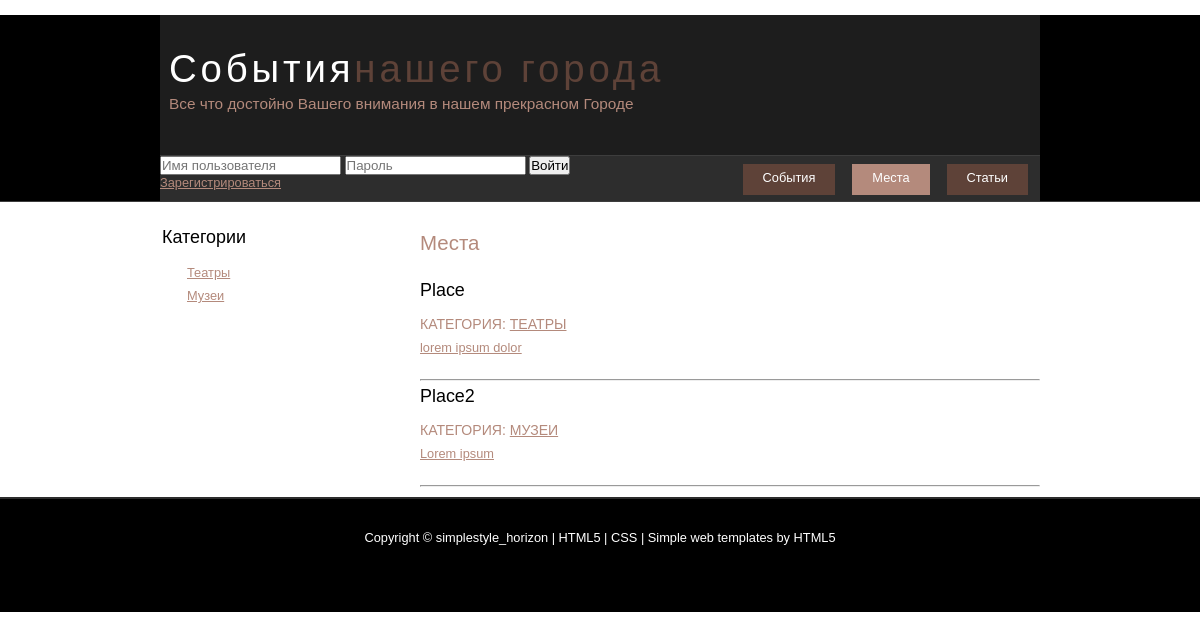
The page /places/ on the database its author committed.
### mainApp/models.py (models this page shows, shortened)
class CategoriesPlaces(models.Model):
    title = models.CharField(verbose_name='Название категории', max_length=50, unique=True)

class Place(models.Model):
    title = models.CharField(verbose_name='Название', max_length=255)
    content = models.TextField(verbose_name='Текст')
    adress = models.TextField(verbose_name='Адрес', max_length=255)
    site = models.ManyToManyField('Links', default=None, blank=True)
    email = models.ManyToManyField('Emails', default=None, blank=True)
    category = models.ManyToManyField('CategoriesPlaces', default=None, blank=True)

### mainApp/views.py (the view)
# urls.py: url(r'^places/$', places),
def places(request, cat_id=None):
    places_list=Place.objects.all()
    categories=CategoriesPlaces.objects.all()
    if cat_id:
        places_list=places_list.filter(category__id=cat_id)
    return render(request,'places.html' ,{'places':places_list, 'categories':categories})

### templates/places.html (shortened to what this page needs)
﻿{%extends 'base.html' %}
{%block menu2 %}
    selected
{%endblock %}
{%block right %}
    <div id="sidebar_container">
        <div class="sidebar">
            <h3>Категории</h3>
            <ul>
            {%for category in categories %}
               <li><a href="/places/bycat/{{category.id}}">{{category.title}}</a></li>
            {%endfor %}
            </ul>
        </div>
    </div>
{%endblock %}
{%block content %}
<h2>Места</h2>
    {%for place in places %}
    <div class="instance">
        <h3>{{place.title}}</h3>
        <h4>
                Категория:
        {%for category in  place.category.all %}
            <a href="/places/bycat/{{category.id}}">{{category.title}}</a>
        {%endfor %}
        </h4>
        <p>
            <a href="/place/{{place.id}}">
            {{place.content}}
            </a>
        </p>
        <hr>
    </div>
    {% empty %}
        Мест нет
    {% endfor %}
{%endblock %}

### static/css/style.css (style rules this page uses)
html { height: 100%; }
* { margin: 0; padding: 0; }
body { font: normal .80em 'trebuchet ms', arial, sans-serif; background: #FFF; color: #555; }
p { padding: 0 0 20px 0; line-height: 1.7em; }
h1, h2, h3, h4, h5, h6 { color: #362C20; letter-spacing: 0em; padding: 0 0 5px 0; }
h1, h2, h3 { font: normal 170% 'century gothic', arial; margin: 0 0 15px 0; padding: 15px 0 5px 0; color: #000; }
h2 { font-size: 160%; padding: 9px 0 5px 0; color: #B48A7C; }
h3 { font-size: 140%; padding: 5px 0 0 0; }
h4, h6 { color: #B48A7C; padding: 0 0 5px 0; font: normal 110% arial; text-transform: uppercase; }
a, a:hover { outline: none; text-decoration: underline; color: #B48A7C; }
ul { margin: 2px 0 22px 17px; }
ul li { list-style-type: circle; margin: 0 0 6px 0; padding: 0 0 4px 5px; line-height: 1.5em; }
#sidebar_container { float: left; width: 224px; }
.sidebar { float: right; width: 222px; padding: 0; margin: 0 0 16px 0; }
.sidebar ul { margin: 0; }
#content ul li, .sidebar ul li { list-style-type: none; background: url(bullet.png) no-repeat; margin: 0 0 0 0; padding: 0 0 4px 25px; line-height: 1.5em; }

### rows shown on the page
CategoriesPlaces: title "Театры", title "ТЕАТРЫ"
CategoriesPlaces: title "Музеи", title "МУЗЕИ"
Place: title "Place", content "lorem ipsum dolor"
Place: title "Place2", content "Lorem ipsum"
